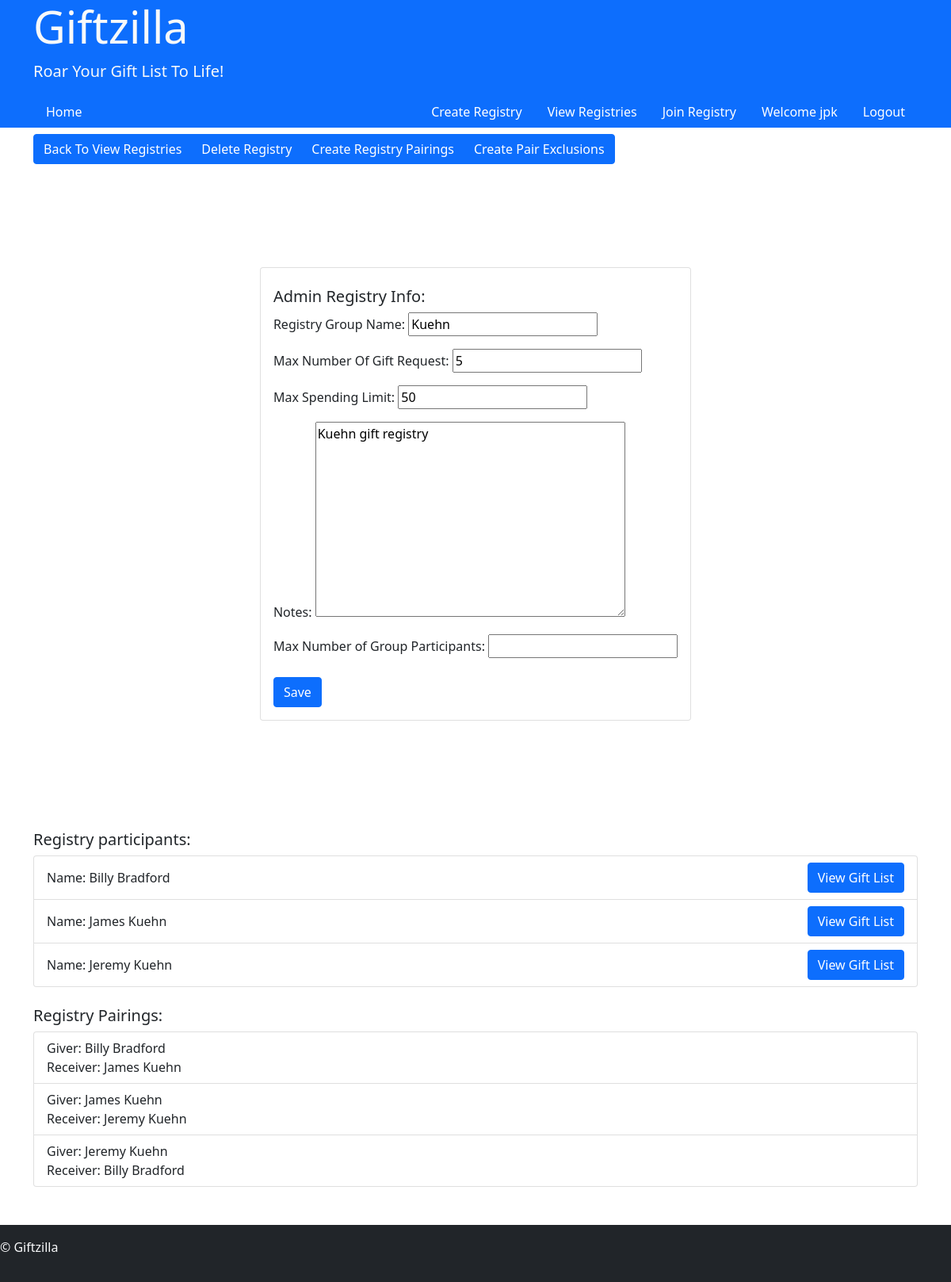
The app's page /user/AJUQB/adminReg (signed in) with its own data.
### register/models.py (models this page shows, shortened)
class User(AbstractUser):
    groups = models.ManyToManyField(
        'auth.Group',
        related_name='web_users',
        blank=True,
        help_text='The groups this user belongs to. A user will get all permissions granted to each of their groups.',
        verbose_name='groups',
    )
    user_permissions = models.ManyToManyField(
        'auth.Permission',
        related_name='web_users',
        blank=True,
        help_text='Specific permissions for this user.',
        verbose_name='user permissions',
    )

### user/models.py (models this page shows, shortened)
class Registry(models.Model):
    regPin = models.CharField(max_length=5)
    admin = models.ForeignKey(User, on_delete=models.CASCADE)
    regName = models.CharField(max_length=25, verbose_name="Registry Group Name:")
    urlNumCap = models.IntegerField(default=5, verbose_name="Max Number Of Gift Request:", blank=True, null=True)
    spendLimit = models.IntegerField(blank=True, null=True, verbose_name="Max Spending Limit:")
    notes = models.TextField(blank=True, null=True, verbose_name="Notes")
    regGroupCap = models.IntegerField(blank=True, null=True, verbose_name="Max Number of Group Participants:")

class giftGroups(models.Model):
    groupPin = models.CharField(max_length=5)
    user = models.ForeignKey(User, on_delete=models.CASCADE)
    registry = models.ForeignKey(Registry, on_delete=models.CASCADE)

class listPair(models.Model):
    giver = models.ForeignKey(User, on_delete=models.CASCADE, related_name='listpair_giver')
    reciever = models.ForeignKey(User, on_delete=models.CASCADE, related_name='listpair_reciever')
    regPin = models.CharField(max_length=5)

### user/views.py (the view)
# urls.py: path("<str:groupPin>/adminReg", views.adminReg, name="adminReg"),
@login_required
def adminReg(request, groupPin):
    if request.method == "POST":
        instance = Registry.objects.get(regPin=groupPin)
        instance.regName = request.POST.get("regName")
        instance.urlNumCap = request.POST.get("urlNumCap")
        instance.spendLimit = request.POST.get("spendLimit")
        instance.notes = request.POST.get("notes")
        instance.regGroupCap = request.POST.get("regGroupCap")
        if instance.regGroupCap == '':
            instance.regGroupCap = None
        instance.save()
        return HttpResponseRedirect(reverse('user:adminReg', args=[groupPin]))
    else:
        reg = Registry.objects.get(regPin=groupPin)
        reginstance = regForm(instance=reg)
        regPart = giftGroups.objects.filter(groupPin=groupPin)
        try:
            pairs = listPair.objects.filter(regPin=groupPin)
        except ObjectDoesNotExist:
            pairs = None
        return render(request, "user/adminreg.html", {
            "reginstance": reginstance,
            "reg": reg,
            "regPart": regPart,
            "pairs": pairs
        })

### user/forms.py
class regForm(ModelForm):
    class Meta:
        model = Registry
        fields = "__all__"
        exclude = ["regPin", "admin"]

### giftzilla/templates/user/adminreg.html (shortened to what this page needs)
{% extends 'layout.html' %}
{% block body %}
<div class="container py-2">
    <div class="btn-group mb-2" role="group" aria-label="Page actions">
        <a class="btn btn-primary" href="{% url 'user:viewReg' userID=user.id %}">Back To View Registries</a>
        <a class="btn btn-primary" href="{% url 'user:regDelete' groupPin=reg.regPin %}">Delete Registry</a>
        <a class="btn btn-primary" href="{% url 'user:createPairs' groupPin=reg.regPin %}">Create Registry Pairings</a>
        <a class="btn btn-primary" href="{% url 'user:noPairs' groupPin=reg.regPin %}">Create Pair Exclusions</a>
    </div>
</div>
<div class="container d-flex justify-content-center align-items-center min-vh-100">
    <div class="card">
        <div class="card-body">
            <h5 class="card-text">Admin Registry Info:</h5>
            <form method="post">
                {{ reginstance.as_p }}
                <button type="submit" class="btn btn-primary mt-2">Save</button>
            </form>
        </div>
    </div>
</div>
<div class="container mt-4">
    <h5>Registry participants:</h5>
    <div class="list-group">
        {% for part in regPart %}
            <div class="list-group-item d-flex justify-content-between align-items-center">
                <p class="mb-0">Name: {{ part.user.first_name }} {{ part.user.last_name }}</p>
                <a class="btn btn-primary" href="{% url 'user:adminWishListView' groupPin=reg.regPin userID=part.user.id %}">View Gift List</a>
            </div>
        {% endfor %}
    </div>
</div>
<div class="container mt-4">
    <h5>Registry Pairings:</h5>
    <div class="list-group">
        {% for pair in pairs %}
            <div class="list-group-item">
                <p class="mb-0">Giver: {{ pair.giver.first_name }} {{ pair.giver.last_name }}</p>
                <p class="mb-0">Receiver: {{ pair.reciever.first_name }} {{ pair.reciever.last_name }}</p>
            </div>
        {% endfor %}
    </div>
</div>
{% endblock %}

### giftzilla/templates/layout.html (shortened to what this page needs)
<!DOCTYPE html>
<html lang="en">
<head>
    <link href="https://cdn.jsdelivr.net/npm/bootstrap@5.0.2/dist/css/bootstrap.min.css" rel="stylesheet">
</head>
<body>
    <header class="bg-primary text-light">
        <div class="container">
            <h1 class="display-4">Giftzilla</h1>
            <p class="lead">Roar Your Gift List To Life!</p>
            <nav class="d-flex justify-content-between align-items-center">
                <ul class="nav">
                    <li class="nav-item"><a class="nav-link" href="{% url 'index:home' %}">Home</a></li>
                </ul>
                <div>
                    {% if user.is_authenticated %}
                        <ul class="nav">
                            <li class="nav-item"><a class="nav-link" href="{% url 'user:createRegistry' %}">Create Registry</a></li>
                            <li class="nav-item"><a class="nav-link" href="{% url 'user:viewReg' userID=user.id %}">View Registries</a></li>
                            <li class="nav-item"><a class="nav-link" href="{% url 'user:regJoin' userID=user.id %}">Join Registry</a></li>
                            <li class="nav-item">
                                <a class="nav-link" href="{% url 'register:profileView' userID=user.id %}">Welcome {{ user.username }}</a>
                            </li>
                            <li class="nav-item">
                                <a class="nav-link" href="{% url 'register:logout' %}">Logout</a>
                            </li>
                        </ul>
                    {% endif %}
                </div>
            </nav>
        </div>
    </header>
   {% block body %}
   {% endblock %}
    <footer class="bg-dark text-light mt-5 py-3">
        <p>&copy; Giftzilla</p>
    </footer>
</body>
</html>

### giftzilla/templates/layout.html (style rules this page uses)
.nav-link { color: white; }

### records on screen
User: username "jpk"
Registry: regName "Kuehn", urlNumCap "5", spendLimit "50", notes "Kuehn gift registry"
giftGroups: user.first_name "Billy", user.last_name "Bradford"
giftGroups: user.first_name "James", user.last_name "Kuehn"
giftGroups: user.first_name "Jeremy", user.last_name "Kuehn"
listPair: giver.first_name "Billy", giver.last_name "Bradford", reciever.first_name "James", reciever.last_name "Kuehn"
listPair: giver.first_name "James", giver.last_name "Kuehn", reciever.first_name "Jeremy", reciever.last_name "Kuehn"
listPair: giver.first_name "Jeremy", giver.last_name "Kuehn", reciever.first_name "Billy", reciever.last_name "Bradford"
